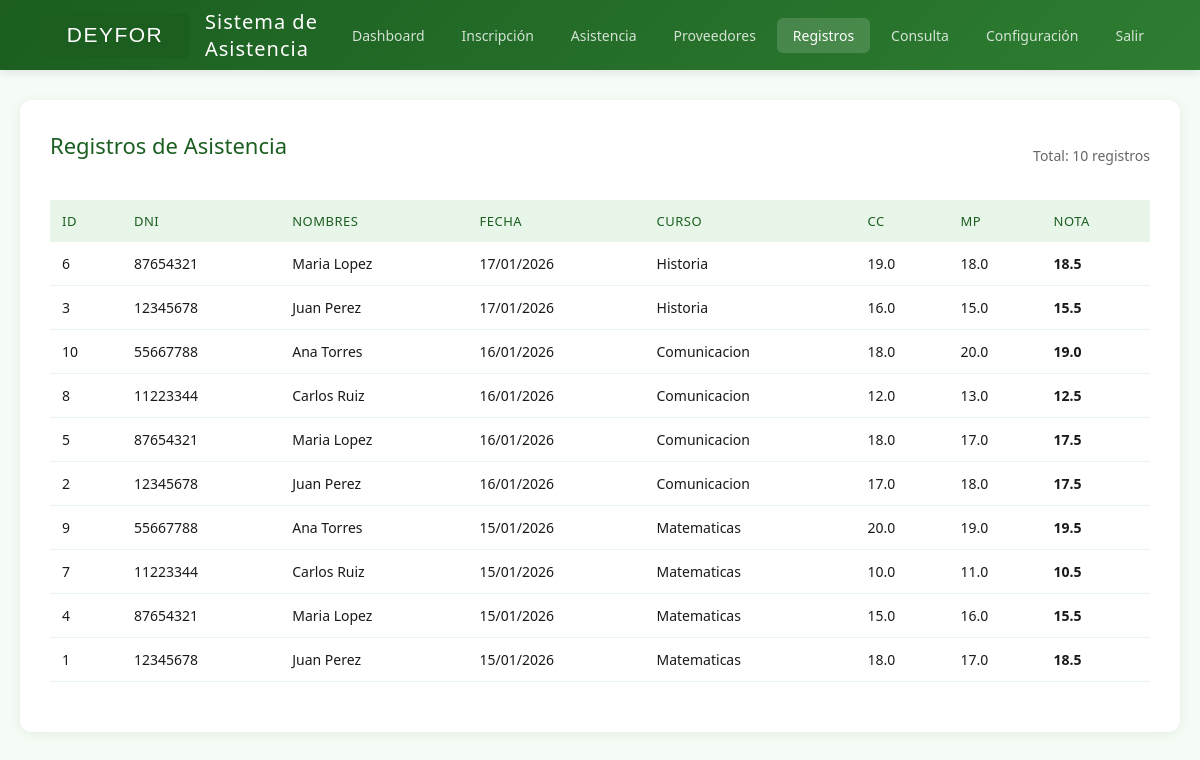
/registros.php (signed in), run on the app's committed database.
### tables this page shows
CREATE TABLE config (
            id INTEGER PRIMARY KEY AUTOINCREMENT,
            clave VARCHAR(100) UNIQUE,
            valor TEXT
        );

CREATE TABLE asistencias (
            id INTEGER PRIMARY KEY AUTOINCREMENT,
            dni VARCHAR(20),
            nombres VARCHAR(255),
            fecha DATE,
            curso VARCHAR(255),
            cc DECIMAL(5,2),
            mp DECIMAL(5,2),
            nota DECIMAL(5,2),
            created_at TIMESTAMP DEFAULT CURRENT_TIMESTAMP
        );

### functions.php (called while the page is built, shortened)
<?php
function getDB() {
    static $pdo;
    if (!$pdo) {
        if (getenv('DATABASE_URL')) {
            $db_url = parse_url(getenv('DATABASE_URL'));
            $host = $db_url['host'];
            $port = $db_url['port'] ?? 3306;
            $user = $db_url['user'];
            $pass = $db_url['pass'] ?? '';
            $dbname = ltrim($db_url['path'], '/');
            try {
                $pdo = new PDO("mysql:host=$host;port=$port;dbname=$dbname;charset=utf8mb4", $user, $pass);
                $pdo->setAttribute(PDO::ATTR_ERRMODE, PDO::ERRMODE_EXCEPTION);
                initDBTables($pdo, 'mysql');
            } catch (Exception $e) {
                die("Error de conexión MySQL: " . $e->getMessage());
            }
        } else {
            $db_file = __DIR__ . '/asistencia.db';
            try {
                $pdo = new PDO("sqlite:$db_file");
                $pdo->setAttribute(PDO::ATTR_ERRMODE, PDO::ERRMODE_EXCEPTION);
            } catch (Exception $e) {
                die("Error de conexión SQLite: " . $e->getMessage());
            }
        }
    }
    return $pdo;
}
function getConfig($clave) {
    $pdo = getDB();
    $stmt = $pdo->prepare("SELECT valor FROM config WHERE clave = ?");
    $stmt->execute([$clave]);
    $row = $stmt->fetch(PDO::FETCH_ASSOC);
    return $row ? $row['valor'] : null;
}
function formatDate($date) {
    return date('d/m/Y', strtotime($date));
}

### registros.php (the view, shortened to what this page needs)
<?php
require_once 'functions.php';
$pdo = getDB();
$page = isset($_GET['page']) ? max(1, intval($_GET['page'])) : 1;
$limit = 50;
$offset = ($page - 1) * $limit;
$total = $pdo->query("SELECT COUNT(*) FROM asistencias")->fetchColumn();
$stmt = $pdo->prepare("SELECT * FROM asistencias ORDER BY fecha DESC, id DESC LIMIT ? OFFSET ?");
$stmt->execute([$limit, $offset]);
$registros = $stmt->fetchAll(PDO::FETCH_ASSOC);
?>
<?php require 'header.php'; ?>
<div class="card">
    <div style="display:flex; justify-content:space-between; align-items:center; margin-bottom:20px;">
        <h2>Registros de Asistencia</h2>
        <span style="color:#666; font-size:14px;">Total: <?php echo $total; ?> registros</span>
    </div>
    <table>
        <thead>
            <tr>
                <th>ID</th>
                <th>DNI</th>
                <th>Nombres</th>
                <th>Fecha</th>
                <th>Curso</th>
                <th>CC</th>
                <th>MP</th>
                <th>Nota</th>
            </tr>
        </thead>
        <tbody>
            <?php foreach ($registros as $row): ?>
            <tr>
                <td><?php echo $row['id']; ?></td>
                <td><?php echo htmlspecialchars($row['dni']); ?></td>
                <td><?php echo htmlspecialchars($row['nombres']); ?></td>
                <td><?php echo formatDate($row['fecha']); ?></td>
                <td><?php echo htmlspecialchars($row['curso']); ?></td>
                <td><?php echo number_format($row['cc'] ?: 0, 1); ?></td>
                <td><?php echo number_format($row['mp'] ?: 0, 1); ?></td>
                <td><strong><?php echo number_format($row['nota'] ?: 0, 1); ?></strong></td>
            </tr>
            <?php endforeach; ?>
        </tbody>
    </table>
</div>
<?php require 'footer.php'; ?>

### header.php (shortened to what this page needs)
<!DOCTYPE html>
<html lang="es">
<head>
</head>
<body>
    <div class="header">
        <div class="logo">
            <img src="<?php echo getConfig('logo') ?: 'assets/logo.svg'; ?>" alt="Logo">
            <h1>Sistema de Asistencia</h1>
        </div>
        <nav>
            <a href="index.php" <?php echo basename($_SERVER['PHP_SELF']) == 'index.php' ? 'class="active"' : ''; ?>>Dashboard</a>
            <a href="inscripcion.php" <?php echo basename($_SERVER['PHP_SELF']) == 'inscripcion.php' ? 'class="active"' : ''; ?>>Inscripción</a>
            <a href="asistencia.php" <?php echo basename($_SERVER['PHP_SELF']) == 'asistencia.php' ? 'class="active"' : ''; ?>>Asistencia</a>
            <a href="proveedores.php" <?php echo basename($_SERVER['PHP_SELF']) == 'proveedores.php' ? 'class="active"' : ''; ?>>Proveedores</a>
            <a href="registros.php" <?php echo basename($_SERVER['PHP_SELF']) == 'registros.php' ? 'class="active"' : ''; ?>>Registros</a>
            <a href="consulta.php" <?php echo basename($_SERVER['PHP_SELF']) == 'consulta.php' ? 'class="active"' : ''; ?>>Consulta</a>
            <a href="config.php" <?php echo basename($_SERVER['PHP_SELF']) == 'config.php' ? 'class="active"' : ''; ?>>Configuración</a>
            <?php if (isset($_SESSION['auth']) && $_SESSION['auth'] === true): ?>
            <a href="logout.php">Salir</a>
            <?php endif; ?>
        </nav>
    </div>
    <div class="container">

### header.php (style rules this page uses)
* { margin: 0; padding: 0; box-sizing: border-box; }
body { font-family: 'Segoe UI', sans-serif; background: #f5fbf5; color: #1a1a1a; }
.header { background: linear-gradient(135deg, #1b5e20, #2e7d32); color: white; padding: 0 40px; height: 70px; display: flex; align-items: center; justify-content: space-between; box-shadow: 0 2px 10px rgba(0,0,0,0.1); }
.header .logo { display: flex; align-items: center; gap: 15px; }
.header .logo img { height: 45px; width: auto; max-width: 200px; }
.header .logo h1 { font-size: 20px; font-weight: 300; letter-spacing: 1px; }
.header nav { display: flex; gap: 5px; }
.header nav a { color: rgba(255,255,255,0.8); text-decoration: none; padding: 8px 16px; border-radius: 6px; font-size: 14px; transition: all 0.3s; }
.header nav a:hover, .header nav a.active { background: rgba(255,255,255,0.15); color: white; }
.container { max-width: 1200px; margin: 30px auto; padding: 0 20px; }
.card { background: white; border-radius: 12px; padding: 30px; box-shadow: 0 2px 12px rgba(0,100,0,0.08); margin-bottom: 20px; }
.card h2 { color: #1b5e20; font-weight: 400; margin-bottom: 20px; font-size: 22px; }
table { width: 100%; border-collapse: collapse; margin: 20px 0; }
table th { background: #e8f5e9; color: #1b5e20; padding: 12px; text-align: left; font-weight: 500; font-size: 13px; text-transform: uppercase; letter-spacing: 0.5px; }
table td { padding: 12px; border-bottom: 1px solid #e8f5e9; font-size: 14px; }

### data on the page
config: valor (picture)
asistencias: id "6", dni "87654321", nombres "Maria Lopez", fecha "17/01/2026", curso "Historia", cc "19.0", mp "18.0", nota "18.5"
asistencias: id "3", dni "12345678", nombres "Juan Perez", fecha "17/01/2026", curso "Historia", cc "16.0", mp "15.0", nota "15.5"
asistencias: id "10", dni "55667788", nombres "Ana Torres", fecha "16/01/2026", curso "Comunicacion", cc "18.0", mp "20.0", nota "19.0"
asistencias: id "8", dni "11223344", nombres "Carlos Ruiz", fecha "16/01/2026", curso "Comunicacion", cc "12.0", mp "13.0", nota "12.5"
asistencias: id "5", dni "87654321", nombres "Maria Lopez", fecha "16/01/2026", curso "Comunicacion", cc "18.0", mp "17.0", nota "17.5"
asistencias: id "2", dni "12345678", nombres "Juan Perez", fecha "16/01/2026", curso "Comunicacion", cc "17.0", mp "18.0", nota "17.5"
asistencias: id "9", dni "55667788", nombres "Ana Torres", fecha "15/01/2026", curso "Matematicas", cc "20.0", mp "19.0", nota "19.5"
asistencias: id "7", dni "11223344", nombres "Carlos Ruiz", fecha "15/01/2026", curso "Matematicas", cc "10.0", mp "11.0", nota "10.5"
asistencias: id "4", dni "87654321", nombres "Maria Lopez", fecha "15/01/2026", curso "Matematicas", cc "15.0", mp "16.0", nota "15.5"
asistencias: id "1", dni "12345678", nombres "Juan Perez", fecha "15/01/2026", curso "Matematicas", cc "18.0", mp "17.0", nota "18.5"

### other printed values
$total "10"
